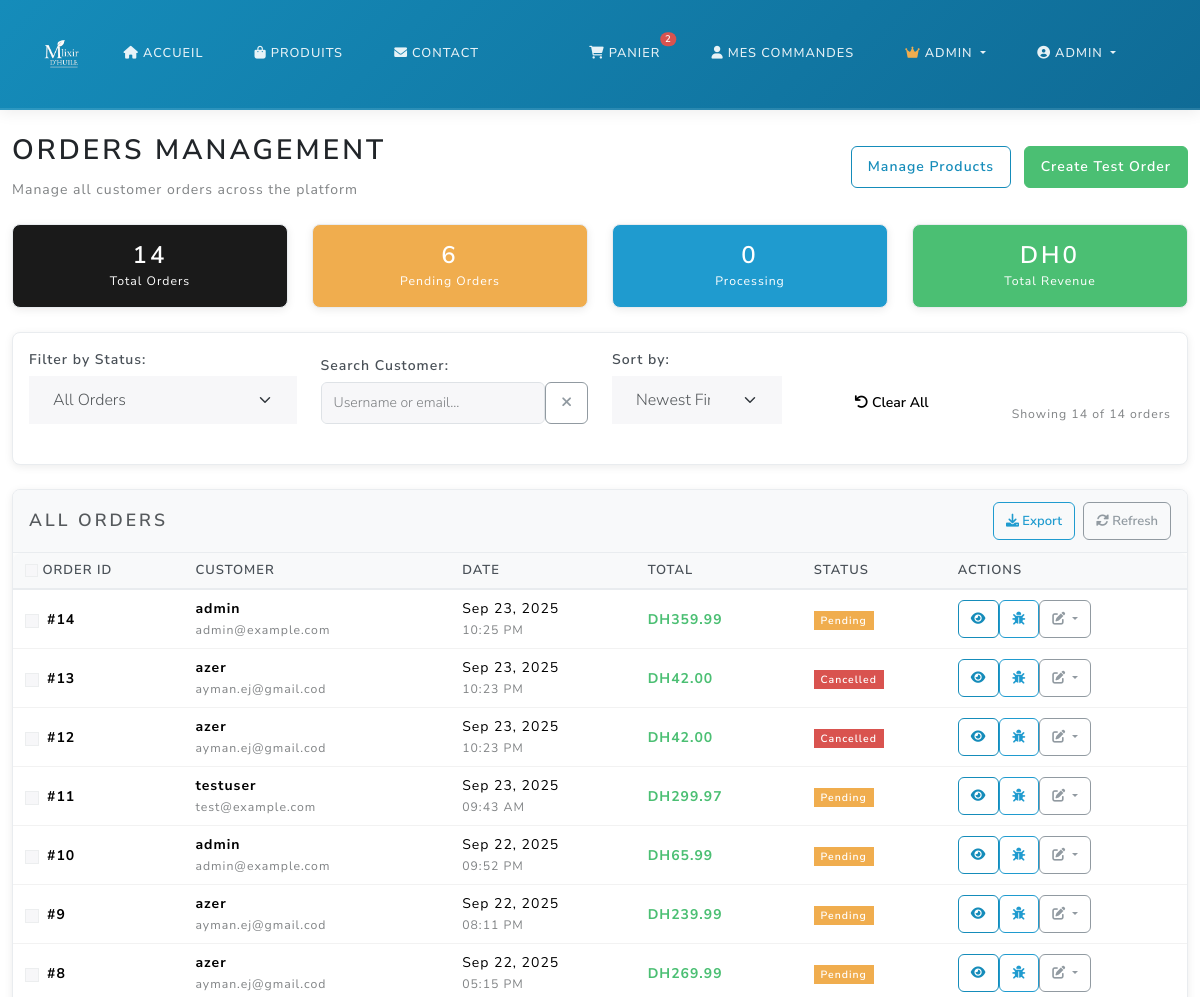
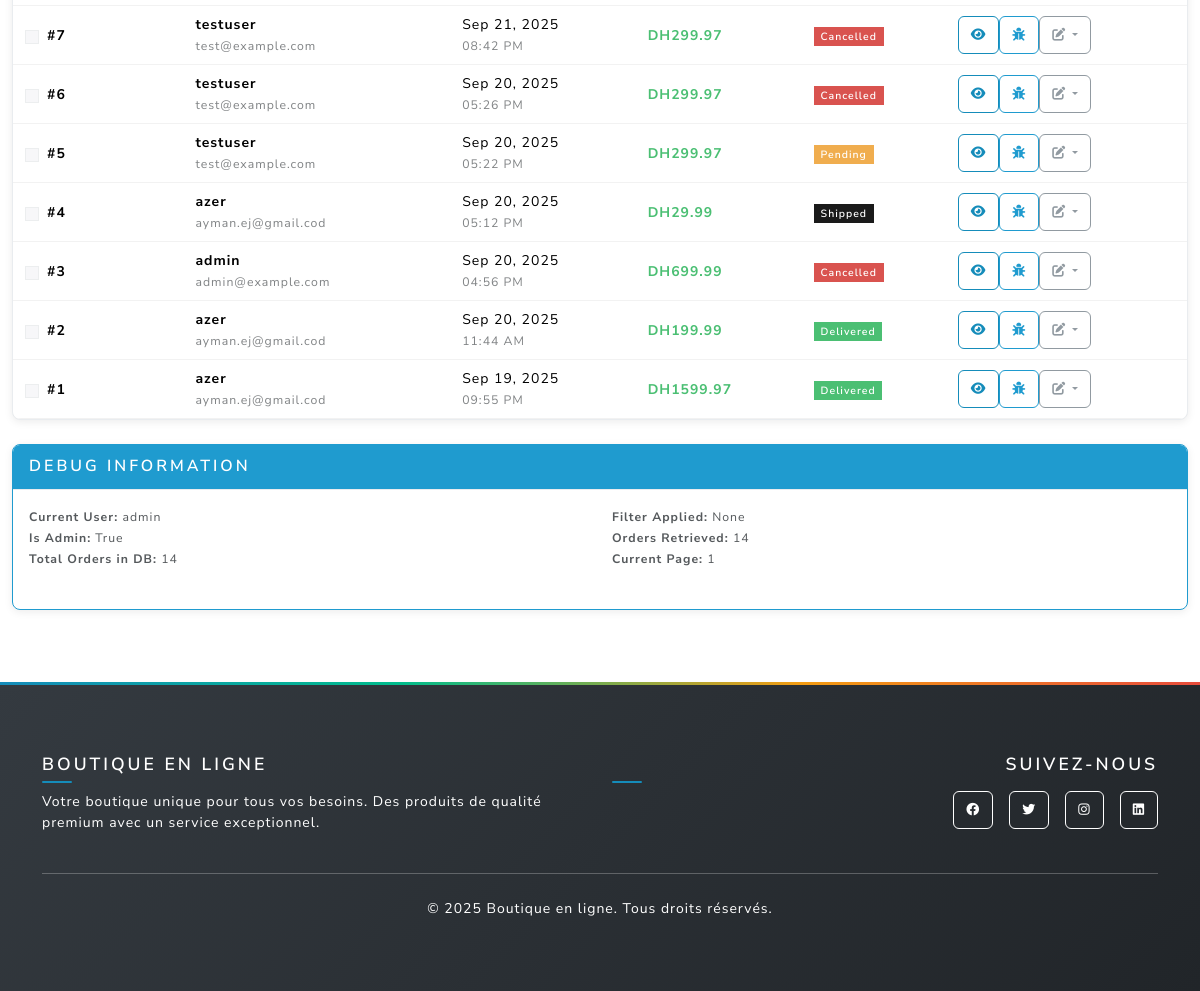
Page /admin/orders (signed in) on the committed database (2 pictures, top to bottom).
### main.py (models this page shows)
class User(UserMixin, db.Model):
    id = db.Column(db.Integer, primary_key=True)
    username = db.Column(db.String(80), unique=True, nullable=False)
    email = db.Column(db.String(120), unique=True, nullable=False)
    password_hash = db.Column(db.String(120), nullable=False)
    phone = db.Column(db.String(20), nullable=True)
    address = db.Column(db.Text, nullable=True)
    is_admin = db.Column(db.Boolean, default=False)
    orders = db.relationship('Order', backref='user', lazy=True)

class Order(db.Model):
    id = db.Column(db.Integer, primary_key=True)
    user_id = db.Column(db.Integer, db.ForeignKey('user.id'), nullable=False)
    total = db.Column(db.Float, nullable=False)
    status = db.Column(db.String(20), default='pending')
    created_at = db.Column(db.DateTime, default=db.func.current_timestamp())

### main.py (the view)
@app.route('/admin/orders')
@login_required
def admin_orders():
    if not current_user.is_admin:
        return redirect_with_toast('home', 'Accès refusé', 'error')
    page = request.args.get('page', 1, type=int)
    status_filter = request.args.get('status', '')
    query = Order.query
    if status_filter:
        query = query.filter_by(status=status_filter)
    orders = query.order_by(Order.created_at.desc()).paginate(
        page=page, per_page=20, error_out=False
    )
    stats = {
        'total_orders': Order.query.count(),
        'pending_orders': Order.query.filter_by(status='pending').count(),
        'processing_orders': Order.query.filter_by(status='processing').count(),
        'shipped_orders': Order.query.filter_by(status='shipped').count(),
        'delivered_orders': Order.query.filter_by(status='delivered').count(),
        'completed_orders': Order.query.filter_by(status='completed').count(),
        'cancelled_orders': Order.query.filter_by(status='cancelled').count(),
        'total_revenue': db.session.query(db.func.sum(Order.total))\
            .filter_by(status='completed').scalar() or 0
    }
    return render_template('admin_orders.html',
                         orders=orders,
                         stats=stats,
                         status_filter=status_filter)

### templates/admin_orders.html (shortened to what this page needs)
{% extends "base.html" %}
{% block content %}
<div class="container-fluid py-4">
  <div class="d-flex justify-content-between align-items-center mb-4">
    <div>
      <h2>Orders Management</h2>
      <p class="text-muted mb-0">Manage all customer orders across the platform</p>
    </div>
    <div>
      <a href="{{ url_for('admin_products') }}" class="btn btn-outline-primary me-2">
        Manage Products
      </a>
      <a href="{{ url_for('create_test_order') }}" class="btn btn-success">
        Create Test Order
      </a>
    </div>
  </div>
  {% if stats %}
  <div class="row mb-4" id="statsCards">
    <div class="col-md-3">
      <div class="card text-center bg-primary text-white">
        <div class="card-body">
          <h3 class="mb-0" id="totalOrdersCount">{{ stats.total_orders }}</h3>
          <small>Total Orders</small>
        </div>
      </div>
    </div>
    <div class="col-md-3">
      <div class="card text-center bg-warning text-white">
        <div class="card-body">
          <h3 class="mb-0" id="pendingOrdersCount">{{ stats.pending_orders }}</h3>
          <small>Pending Orders</small>
        </div>
      </div>
    </div>
    <div class="col-md-3">
      <div class="card text-center bg-info text-white">
        <div class="card-body">
          <h3 class="mb-0" id="processingOrdersCount">{{ stats.processing_orders }}</h3>
          <small>Processing</small>
        </div>
      </div>
    </div>
    <div class="col-md-3">
      <div class="card text-center bg-success text-white">
        <div class="card-body">
          <h3 class="mb-0" id="totalRevenueCount">DH{{ "%.0f"|format(stats.total_revenue) }}</h3>
          <small>Total Revenue</small>
        </div>
      </div>
    </div>
  </div>
  {% endif %}
  <div class="card mb-4">
    <div class="card-body">
      <div class="row align-items-end">
        <div class="col-md-3">
          <label class="form-label">Filter by Status:</label>
          <select id="statusFilter" class="form-select">
            <option value="">All Orders</option>
          </select>
        </div>
        <div class="col-md-3">
          <label class="form-label">Search Customer:</label>
          <div class="input-group">
            <input type="text" id="customerSearch" class="form-control" placeholder="Username or email...">
            <button class="btn btn-outline-secondary" type="button" onclick="clearSearch()">
              <i class="fas fa-times"></i>
            </button>
          </div>
        </div>
        <div class="col-md-2">
          <label class="form-label">Sort by:</label>
          <select id="sortOrder" class="form-select">
            <option value="date-desc">Newest First</option>
          </select>
        </div>
        <div class="col-md-2">
          <button type="button" class="btn btn-secondary w-100" onclick="clearAllFilters()">
            <i class="fas fa-undo"></i> Clear All
          </button>
        </div>
        <div class="col-md-2 text-end">
          <small class="text-muted">
            Showing <span id="visibleCount">{{ orders.items|length if orders.items else 0 }}</span>
            of <span id="totalCount">{{ orders.total if orders else 0 }}</span> orders
          </small>
        </div>
      </div>
    </div>
  </div>
  <div class="card">
    <div class="card-header d-flex justify-content-between align-items-center">
      <h5 class="mb-0">All Orders</h5>
      <div class="d-flex gap-2">
        <button class="btn btn-sm btn-outline-info" onclick="exportOrders()">
          <i class="fas fa-download"></i> Export
        </button>
        <button class="btn btn-sm btn-outline-secondary" onclick="refreshOrders()">
          <i class="fas fa-sync-alt"></i> Refresh
        </button>
      </div>
    </div>
    <div class="card-body p-0">
      {% if orders and orders.items %}
      <div class="table-responsive">
        <table class="table table-hover mb-0">
          <thead class="table-light">
            <tr>
              <th>
                <input type="checkbox" id="selectAll" class="form-check-input">
                Order ID
              </th>
              <th>Customer</th>
              <th>Date</th>
              <th>Total</th>
              <th>Status</th>
              <th>Actions</th>
            </tr>
          </thead>
          <tbody id="ordersTableBody">
            {% for order in orders.items %}
            <tr class="order-row"
                data-status="{{ order.status }}"
                data-customer="{{ order.user.username|lower }} {{ order.user.email|lower }}"
                data-date="{{ order.created_at.strftime('%Y-%m-%d %H:%M:%S') }}"
                data-total="{{ order.total }}"
                data-order-id="{{ order.id }}">
              <td>
                <div class="d-flex align-items-center">
                  <input type="checkbox" class="form-check-input me-2 order-checkbox" value="{{ order.id }}">
                  <strong>#{{ order.id }}</strong>
                </div>
              </td>
              <td>
                <div class="customer-info">
                  <strong>{{ order.user.username }}</strong>
                  <br>
                  <small class="text-muted">{{ order.user.email }}</small>
                </div>
              </td>
              <td>
                <div>
                  {{ order.created_at.strftime('%b %d, %Y') }}
                  <br>
                  <small class="text-muted">{{ order.created_at.strftime('%I:%M %p') }}</small>
                </div>
              </td>
              <td>
                <strong class="text-success order-total">DH{{ "%.2f"|format(order.total) }}</strong>
              </td>
              <td>
                <span class="badge order-status bg-{{ 'warning' if order.status == 'pending'
                                        else 'info' if order.status == 'processing'
                                        else 'primary' if order.status == 'shipped'
                                        else 'success' if order.status in ['delivered', 'completed']
                                        else 'danger' }}">
                  {{ order.status|title }}
                </span>
              </td>
              <td>
                <div class="btn-group" role="group">
                  <a href="{{ url_for('admin_order_detail', order_id=order.id) }}"
                     class="btn btn-sm btn-outline-primary" title="View Details">
                    <i class="fas fa-eye"></i>
                  </a>
                  <a href="{{ url_for('debug_order_detail', order_id=order.id) }}"
                     class="btn btn-sm btn-outline-info" title="Debug View">
                    <i class="fas fa-bug"></i>
                  </a>
                  <div class="btn-group" role="group">
                    <button type="button" class="btn btn-sm btn-outline-secondary dropdown-toggle"
                            data-bs-toggle="dropdown">
                      <i class="fas fa-edit"></i>
                    </button>
                  </div>
                </div>
              </td>
            </tr>
            {% endfor %}
          </tbody>
        </table>
      </div>
      {% endif %}
    </div>
  </div>
  <div class="mt-4">
    <div class="card border-info">
      <div class="card-header bg-info text-white">
        <h6 class="mb-0">Debug Information</h6>
      </div>
      <div class="card-body">
        <div class="row">
          <div class="col-md-6">
            <small>
              <strong>Current User:</strong> {{ current_user.username }}<br>
              <strong>Is Admin:</strong> {{ current_user.is_admin }}<br>
              <strong>Total Orders in DB:</strong> {{ stats.total_orders if stats else 'N/A' }}
            </small>
          </div>
          <div class="col-md-6">
            <small>
              <strong>Filter Applied:</strong> <span id="debugCurrentFilter">None</span><br>
              <strong>Orders Retrieved:</strong> {{ orders.items|length if orders and orders.items else 0 }}<br>
              <strong>Current Page:</strong> {{ orders.page if orders else 1 }}
            </small>
          </div>
        </div>
      </div>
    </div>
  </div>
</div>
{% endblock %}

### templates/base.html (shortened to what this page needs)
<!DOCTYPE html>
<html lang="fr">
  <head>
    <link
      href="https://cdn.jsdelivr.net/npm/bootswatch@5.3.2/dist/lux/bootstrap.min.css"
      rel="stylesheet"
    />
    <link
      href="https://cdnjs.cloudflare.com/ajax/libs/font-awesome/6.0.0/css/all.min.css"
      rel="stylesheet"
    />
    <link
      href="{{ url_for('static', filename='css/style.css') }}"
      rel="stylesheet"
    />
  </head>
  <body>
    <nav class="navbar navbar-expand-lg navbar-dark bg-dark">
      <div class="container">
        <a class="navbar-brand d-flex align-items-center fw-bold" href="{{ url_for('home') }}">
          <img src="{{ url_for('static', filename='img/image1.png') }}"
               alt="E-SHOP Logo"
               style="height:40px; width:auto; border-radius:8px;">
        </a>
        <div class="collapse navbar-collapse" id="navbarNav">
          <ul class="navbar-nav me-auto">
            <li class="nav-item">
              <a class="nav-link" href="{{ url_for('home') }}">
                <i class="fas fa-home me-1"></i>Accueil
              </a>
            </li>
            <li class="nav-item">
              <a class="nav-link" href="{{ url_for('products') }}">
                <i class="fas fa-shopping-bag me-1"></i>Produits
              </a>
            </li>
            <li class="nav-item">
              <a class="nav-link" href="{{ url_for('contact') }}">
                <i class="fas fa-envelope me-1"></i>Contact
              </a>
            </li>
          </ul>
          <ul class="navbar-nav">
            {% if current_user.is_authenticated %}
              <li class="nav-item">
                <a class="nav-link position-relative" href="{{ url_for('cart') }}">
                  <i class="fas fa-shopping-cart me-1"></i>Panier
                  {% if cart_total_quantity is defined and cart_total_quantity > 0 %}
                    <span class="position-absolute top-0 start-100 translate-middle badge rounded-pill bg-danger">
                      {{ cart_total_quantity }}
                    </span>
                  {% elif session.cart and session.cart|length > 0 %}
                    <span class="position-absolute top-0 start-100 translate-middle badge rounded-pill bg-danger">
                      {{ session.cart|length }}
                      <span class="visually-hidden">articles dans le panier</span>
                    </span>
                  {% endif %}
                </a>
              </li>
              <li class="nav-item">
                <a class="nav-link" href="{{ url_for('dashboard') }}">
                  <i class="fas fa-user me-1"></i>Mes commandes
                </a>
              </li>
              {% if current_user.is_admin %}
  <li class="nav-item dropdown">
    <a class="nav-link dropdown-toggle" href="#" role="button" data-bs-toggle="dropdown">
      <i class="fas fa-crown me-1 text-warning"></i>Admin
    </a>
  </li>
{% endif %}
              <li class="nav-item dropdown">
                <a class="nav-link dropdown-toggle" href="#" role="button" data-bs-toggle="dropdown">
                  <i class="fas fa-user-circle me-1"></i>{{ current_user.username }}
                </a>
              </li>
            {% endif %}
          </ul>
        </div>
      </div>
    </nav>
    <main>{% block content %}{% endblock %}</main>
    <footer class="bg-dark text-white py-5 mt-5">
      <div class="container">
        <div class="row">
          <div class="col-md-6">
            <h5 class="fw-bold mb-3">Boutique en ligne</h5>
            <p class="text-white">
              Votre boutique unique pour tous vos besoins. Des produits de qualité
              premium avec un service exceptionnel.
            </p>
          </div>
          <div class="col-md-6 text-md-end">
            <h5 class="fw-bold mb-3">Suivez-nous</h5>
            <div class="d-flex justify-content-md-end gap-3">
              <a href="#" class="btn btn-outline-light btn-sm">
                <i class="fab fa-facebook"></i>
              </a>
              <a href="#" class="btn btn-outline-light btn-sm">
                <i class="fab fa-twitter"></i>
              </a>
              <a href="#" class="btn btn-outline-light btn-sm">
                <i class="fab fa-instagram"></i>
              </a>
              <a href="#" class="btn btn-outline-light btn-sm">
                <i class="fab fa-linkedin"></i>
              </a>
            </div>
          </div>
        </div>
        <hr class="my-4" />
        <div class="text-center">
          <p class="text-white mb-0">
            &copy; <span id="year"></span> Boutique en ligne. Tous droits réservés.
          </p>
        </div>
      </div>
    </footer>
    <div aria-live="polite" aria-atomic="true" class="position-relative">
      <div class="toast-container position-fixed top-0 end-0 p-3" style="z-index: 9999;" id="toastContainer">
      </div>
    </div>
  </body>
</html>

### rows in the picture
User: username "ADMIN", username "admin", is_admin "True"
Order: id "14", user.username "admin", user.email "admin@example.com", created_at "Sep 23, 2025", created_at "10:25 PM", total "359.99", status "Pending"
Order: id "13", user.username "azer", user.email "ayman.ej@gmail.cod", created_at "Sep 23, 2025", created_at "10:23 PM", total "42.00", status "Cancelled"
Order: id "12", user.username "azer", user.email "ayman.ej@gmail.cod", created_at "Sep 23, 2025", created_at "10:23 PM", total "42.00", status "Cancelled"
Order: id "11", user.username "testuser", user.email "test@example.com", created_at "Sep 23, 2025", created_at "09:43 AM", total "299.97", status "Pending"
Order: id "10", user.username "admin", user.email "admin@example.com", created_at "Sep 22, 2025", created_at "09:52 PM", total "65.99", status "Pending"
Order: id "9", user.username "azer", user.email "ayman.ej@gmail.cod", created_at "Sep 22, 2025", created_at "08:11 PM", total "239.99", status "Pending"
Order: id "8", user.username "azer", user.email "ayman.ej@gmail.cod", created_at "Sep 22, 2025", created_at "05:15 PM", total "269.99", status "Pending"
Order: id "7", user.username "testuser", user.email "test@example.com", created_at "Sep 21, 2025", created_at "08:42 PM", total "299.97", status "Cancelled"
Order: id "6", user.username "testuser", user.email "test@example.com", created_at "Sep 20, 2025", created_at "05:26 PM", total "299.97", status "Cancelled"
Order: id "5", user.username "testuser", user.email "test@example.com", created_at "Sep 20, 2025", created_at "05:22 PM", total "299.97", status "Pending"
Order: id "4", user.username "azer", user.email "ayman.ej@gmail.cod", created_at "Sep 20, 2025", created_at "05:12 PM", total "29.99", status "Shipped"
Order: id "3", user.username "admin", user.email "admin@example.com", created_at "Sep 20, 2025", created_at "04:56 PM", total "699.99", status "Cancelled"
Order: id "2", user.username "azer", user.email "ayman.ej@gmail.cod", created_at "Sep 20, 2025", created_at "11:44 AM", total "199.99", status "Delivered"
Order: id "1", user.username "azer", user.email "ayman.ej@gmail.cod", created_at "Sep 19, 2025", created_at "09:55 PM", total "1599.97", status "Delivered"

### other values in the picture
{{ cart_total_quantity }} "2"
{{ stats.total_orders }} "14"
{{ stats.pending_orders }} "6"
{{ stats.processing_orders }} "0"
{{ "%.0f"|format(stats.total_revenue) }} "0"
{{ orders.items|length if orders.items else 0 }} "14"
{{ orders.total if orders else 0 }} "14"
{{ stats.total_orders if stats else 'N/A' }} "14"
{{ orders.items|length if orders and orders.items else 0 }} "14"
{{ orders.page if orders else 1 }} "1"
